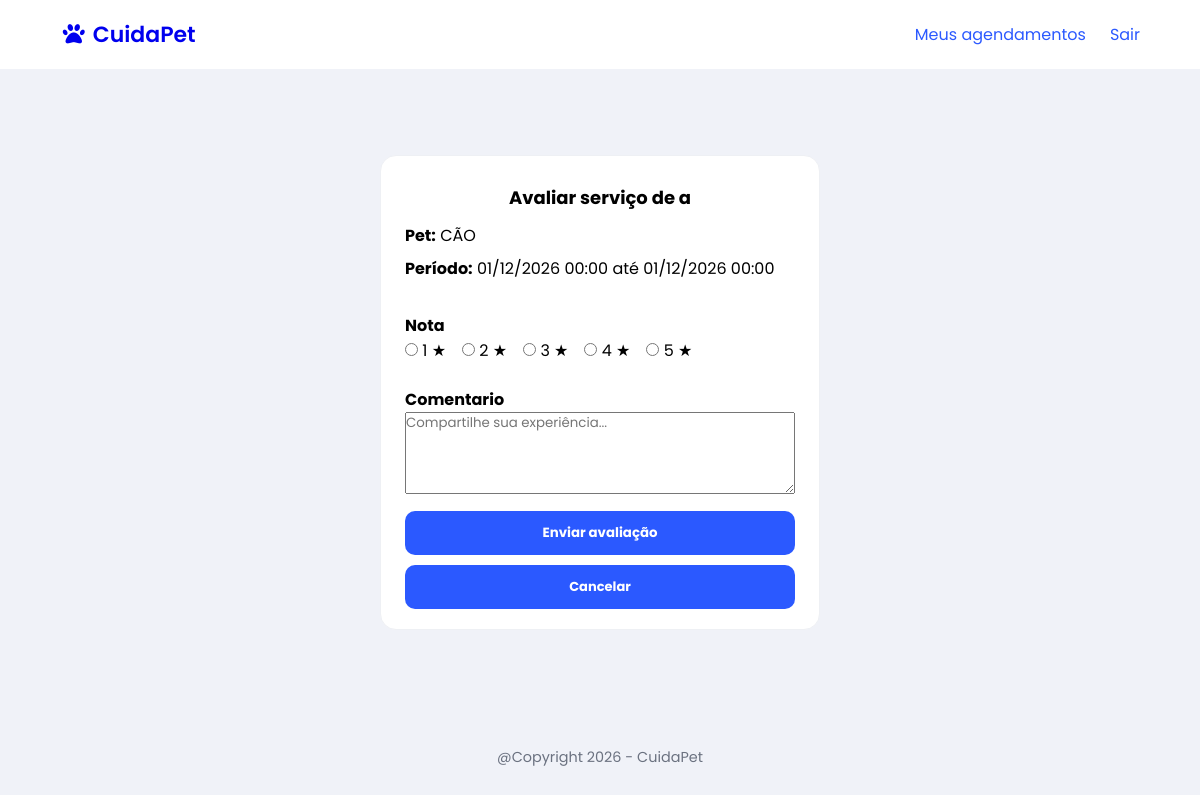
/avaliacoes/5/ (signed in), run on the app's committed database.
### paginas/models.py (models this page shows, shortened)
class Agendamento(models.Model):
    class FormaPagamento(models.TextChoices):
        PIX = 'PIX', 'Pix'
        CARTAO = 'CARTAO', 'Cartão'
        DINHEIRO = 'DINHEIRO', 'Dinheiro'
    class Status(models.TextChoices):
        PENDENTE = 'PENDENTE', 'Pendente'
        ACEITO = 'ACEITO', 'Aceito'
        RECUSADO = 'RECUSADO', 'Recusado'
        CONCLUIDO = 'CONCLUIDO', 'Concluído'
        CANCELADO = 'CANCELADO', 'Cancelado'
    usuario = models.ForeignKey(
        'Usuario',
        on_delete=models.CASCADE,
        related_name='agendamentos'
    )
    cuidador = models.ForeignKey(
        'Cuidador',
        on_delete=models.CASCADE,
        related_name='agendamentos'
    )
    pet = models.ForeignKey(
        'Pet',
        on_delete=models.CASCADE,
        related_name='agendamentos'
    )
    forma_pagamento = models.CharField(max_length=20, choices=FormaPagamento.choices, null=False, blank=False)
    status = models.CharField(max_length=10, choices=Status.choices, default=Status.PENDENTE)
    data_inicio = models.DateTimeField(null=False, blank=False)
    data_fim = models.DateTimeField(null=False, blank=False)
    valor_total = models.DecimalField(max_digits=10, decimal_places=2)
    data_criacao = models.DateTimeField(auto_now_add=True)

class Cuidador(models.Model):
    class UF(models.TextChoices):
        AC = 'AC', 'Acre'
        AL = 'AL', 'Alagoas'
        AP = 'AP', 'Amapá'
        AM = 'AM', 'Amazonas'
        BA = 'BA', 'Bahia'
        CE = 'CE', 'Ceará'
        DF = 'DF', 'Distrito Federal'
        ES = 'ES', 'Espírito Santo'
        GO = 'GO', 'Goiás'
        MA = 'MA', 'Maranhão'
        MT = 'MT', 'Mato Grosso'
        MS = 'MS', 'Mato Grosso do Sul'
        MG = 'MG', 'Minas Gerais'
        PA = 'PA', 'Pará'
        PB = 'PB', 'Paraíba'
        PR = 'PR', 'Paraná'
        PE = 'PE', 'Pernambuco'
        PI = 'PI', 'Piauí'
        RJ = 'RJ', 'Rio de Janeiro'
        RN = 'RN', 'Rio Grande do Norte'
        RS = 'RS', 'Rio Grande do Sul'
        RO = 'RO', 'Rondônia'
        RR = 'RR', 'Roraima'
        SC = 'SC', 'Santa Catarina'
        SP = 'SP', 'São Paulo'
        SE = 'SE', 'Sergipe'
        TO = 'TO', 'Tocantins'
    usuario = models.OneToOneField(
        'Usuario',
        on_delete=models.CASCADE,
        related_name='cuidador'
    )
    servicos = models.ManyToManyField(
        'Servico',
        related_name='cuidadores'
    )
    descricao = models.CharField(max_length=250, null=False, blank=False)
    valor_diaria = models.DecimalField(max_digits=10, decimal_places=2, null=False, blank=False)
    cidade = models.CharField(max_length=50, null=False, blank=False)
    uf = models.CharField(max_length=2, choices=UF.choices, null=False, blank=False)
    foto = models.ImageField(upload_to='cuidadores/', null=True, blank=True)

class Usuario(AbstractUser):
    class TipoUsuario(models.TextChoices):
        TUTOR = 'TUTOR', 'Tutor'
        CUIDADOR = 'CUIDADOR', 'Cuidador'
    telefone = models.CharField(max_length=11)
    tipo_usuario = models.CharField(
        max_length=10,
        choices=TipoUsuario.choices
    )
    data_criacao = models.DateTimeField(auto_now_add=True)
    @property
    def nome(self):
        return self.first_name

class Pet(models.Model):
    class Especie(models.TextChoices):
        CACHORRO = 'CACHORRO', 'Cachorro'
        GATO = 'GATO', 'Gato'
    usuario = models.ForeignKey(
        'Usuario',
        on_delete=models.CASCADE,
        related_name='pets'
    )
    nome = models.CharField(max_length=150, null=False, blank=False)
    especie = models.CharField(max_length=20, choices=Especie.choices, null=False, blank=False)
    raca = models.CharField(max_length=150, null=False, blank=False)
    data_nascimento = models.DateField(null=False, blank=False)

### paginas/views.py (the view, shortened to what this page needs)
# urls.py: path('avaliacoes/<int:agendamento_id>/', views.AvaliacaoCreateView.as_view(), name='avaliacao_create'),
class AvaliacaoCreateView(LoginRequiredMixin, CreateView):
    form_class = AvaliacaoForm
    template_name = 'avaliacao_form.html'
    success_url = reverse_lazy('agendamento_list')
    def get_context_data(self, **kwargs):
        context = super().get_context_data(**kwargs)
        agendamento_id = self.kwargs.get('agendamento_id')
        context['agendamento'] = get_object_or_404(Agendamento, id=agendamento_id)
        return context

### paginas/forms.py
class AvaliacaoForm(forms.ModelForm):
    class Meta:
        model = Avaliacao
        fields = ["nota", "comentario"]
        widgets = {
            "nota": forms.RadioSelect(choices=[(i, f"{i} ★") for i in range(1, 6)], attrs={
        "class": "radio-nota"
        }),
            "comentario": forms.Textarea(attrs={
                "placeholder": "Compartilhe sua experiência...",
                "rows": 4
            }),
        }

### paginas/templates/avaliacao_form.html (shortened to what this page needs)
{% extends 'base.html' %}
{% load static %}
{% block css %}
<link rel="stylesheet" href="{% static 'css/avaliacao.css' %}">
{% endblock %}
{% block content %}
  <section class="card avaliacao-page">
      {% if agendamento %}
          <h1>Avaliar serviço de {{ agendamento.cuidador.usuario.first_name }}</h1>
          <p><strong>Pet:</strong> {{ agendamento.pet.nome }}</p>
          <p><strong>Período:</strong> {{ agendamento.data_inicio|date:"d/m/Y H:i" }} até {{ agendamento.data_fim|date:"d/m/Y H:i" }}</p>
      {% else %}
          <h1>Avaliar Serviço</h1>
      {% endif %}
      <form method="post">
          <div class="nota">
              <label><strong>{{ form.nota.label }}</strong></label>
              {{ form.nota }}
          </div>
          <div class="comentario">
              <label><strong>{{ form.comentario.label }}</strong></label>
              {{ form.comentario }}
          </div>
          <button type="submit">Enviar avaliação</button>
          {% if agendamento %}
              <a href="{% url 'agendamento_list' %}" class="btna">Cancelar</a>
          {% endif %}
      </form>
  </section>
{% endblock %}

### paginas/static/css/base.css (style rules this page uses)
:root { --color-primary: #2b59ff; --color-primary-hover: #1b3ecc; --color-primary-soft: #eef2ff; --color-background: #f0f2f8; --color-surface: #ffffff; --color-surface-muted: #f3f4f6; --color-border: #eef0f4; --color-text: #111827; --color-text-secondary: #374151; --color-text-muted: #6b7280; --color-text-subtle: #999999; --color-text-on-primary: #ffffff; --color-success: #28a745; --color-danger: #dc3545; --color-danger-soft: #ffeeee; --color-danger-border: #ffcccc; --color-info: #17a2b8; --color-warning: #f39c12; --color-warning-hover: #e67e22; --color-action-neutral: #95a5a6; --color-text-on-warning: var(--color-text-on-primary); --font-family-base: "Poppins", sans-serif; --radius-sm: 8px; --shadow-sm: 0 2px 4px rgba(0, 0, 0, 0.1); --shadow-md: 0 4px 12px rgba(0, 0, 0, 0.15); --shadow-lg: 0 4px 18px rgba(0, 0, 0, 0.15); --transition-toast: opacity 0.5s ease, transform 0.5s ease; }
* { margin: 0; padding: 0; box-sizing: border-box; font-family: var(--font-family-base); }
html, body { background: var(--color-background); display: flex; flex-direction: column; min-height: 100vh; }
a, a:visited { text-decoration: none; }

### paginas/static/css/avaliacao.css (style rules this page uses)
.card { background: var(--color-surface); border: 1px solid var(--color-border); border-radius: 16px; padding: 26px 22px 18px; display: flex; flex-direction: column; gap: 0.5rem; }
.avaliacao-page h1 { font-size: 18px; font-weight: 700; margin-bottom: 4px; text-align: center; }
.nota { margin: 1.5rem 0; }
.avaliacao-page textarea { width: 100%; max-width: 100%; resize: vertical; }
div.radio-nota { display: flex; gap: 1rem; }
.avaliacao-page button { width: 100%; margin-top: 10px; background: var(--color-primary); color: var(--color-text-on-primary); border: none; border-radius: 10px; padding: 12px; font-weight: 700; cursor: pointer; }
.avaliacao-page .btna { display: inline-block; width: 100%; text-align: center; background-color: var(--color-primary); color: var(--color-text-on-primary); padding: 12px; padding-right: 0px; padding-left: 0px; border-radius: 10px; font-size: 13px; font-weight: 700; text-decoration: none; cursor: pointer; transition: background-color 0.2s ease; }
.avaliacao-page form a { display: block; text-align: center; margin-top: 10px; font-size: 12px; font-weight: 600; color: var(--color-primary); text-decoration: none; }
@media (min-width: 768px) { .card { width: 420px; padding: 28px 24px 20px; } }
@media (min-width: 1200px) { .card { width: 440px; } }

### data on the page
Agendamento: cuidador.usuario.first_name "a", pet.nome "CÃO", data_inicio "01/12/2026 00:00", data_fim "01/12/2026 00:00"
